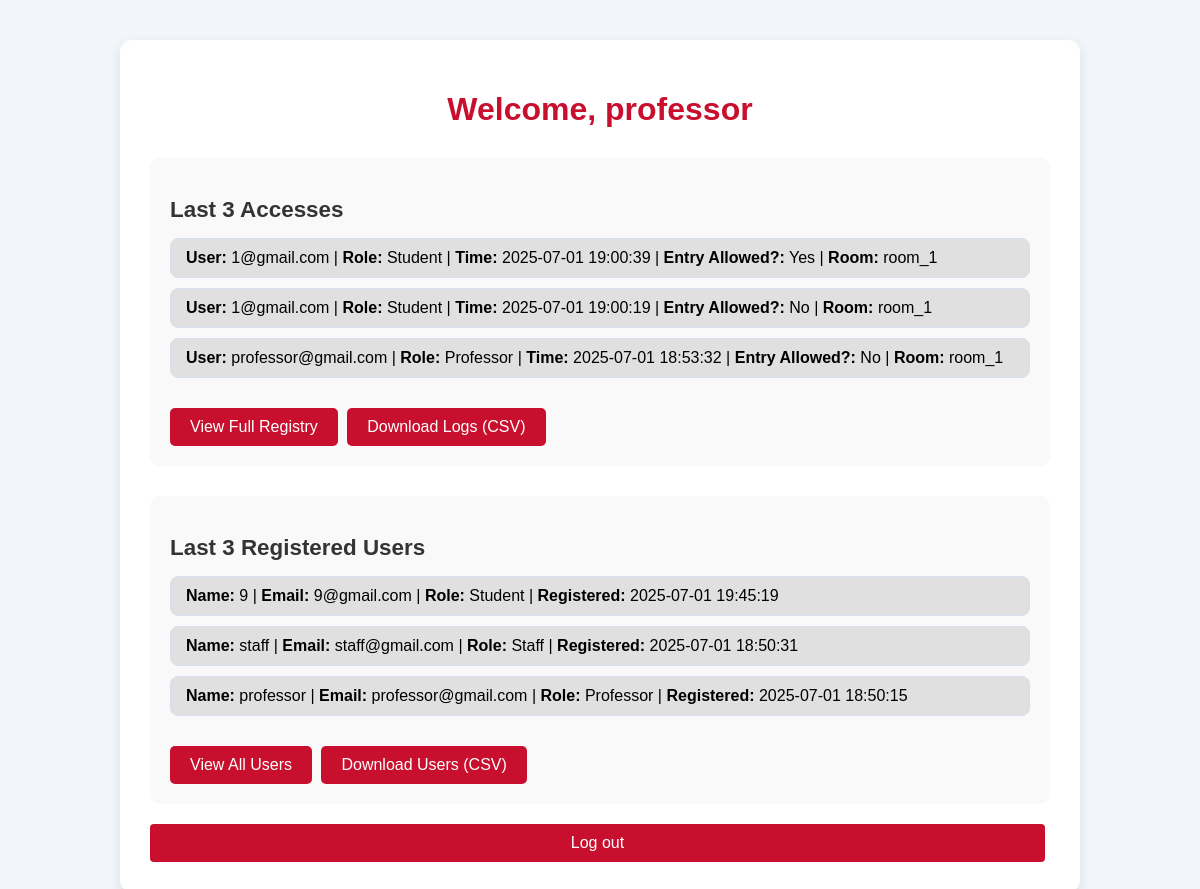
Page /administrator (signed in) on the committed database.
### tables this page shows
CREATE TABLE users (
            id TEXT PRIMARY KEY,
            name TEXT NOT NULL,
            email TEXT NOT NULL UNIQUE,
            password BLOB NOT NULL,
            role TEXT NOT NULL,
            qr_image BLOB NOT NULL,
            last_qr_time TEXT NOT NULL,
            registered_at TEXT NOT NULL
        );

CREATE TABLE logs (
            id INTEGER PRIMARY KEY AUTOINCREMENT,
            user_id TEXT NOT NULL,
            email TEXT,
            role TEXT,
            room TEXT NOT NULL,
            access_time TEXT NOT NULL,
            entry_allowed INTEGER NOT NULL,
            reason TEXT NOT NULL,
            FOREIGN KEY (user_id) REFERENCES users(id)
        );

### app.py (the view)
@app.route('/administrator')
def administrator():
    user_id = session.get('user_id')
    if not user_id:
        return redirect(url_for('login'))
    last_3_logs = get_last3_logs()
    last_3_users = get_last_3_users()
    conn = get_db_connection()
    user = conn.execute('SELECT name FROM users WHERE id = ?', (user_id,)).fetchone()
    conn.close()
    name = user['name'] if user else "Administrator"
    return render_template('administrator.html', name=name, last_3_logs=last_3_logs, last_3_users=last_3_users)

### app.py (called while the page is built)
def get_db_connection():
    conn = sqlite3.connect(DATABASE)
    conn.row_factory = sqlite3.Row
    return conn

def get_last3_logs():
    conn = get_db_connection()
    logs = conn.execute("SELECT * FROM logs ORDER BY access_time DESC LIMIT 3").fetchall()
    conn.close()
    return logs

def get_last_3_users():
    conn = get_db_connection()
    users = conn.execute('SELECT * FROM users ORDER BY registered_at DESC LIMIT 3').fetchall()
    conn.close()
    return users

### templates/administrator.html (shortened to what this page needs)
<!DOCTYPE html>
<html lang="en">
<head>
    <link rel="stylesheet" type="text/css" href="{{ url_for('static', filename='css/style.css') }}">
</head>
<body class ="admin-page">
    <div class="main-container">
        <h1 class="page-title">Welcome, {{ name }}</h1>
        <section class="card">
            <h2 class="section-title">Last 3 Accesses</h2>
            <ul class="log-list">
                {% for log in last_3_logs %}
                    <li class="log-entry">
                        <strong>User:</strong> {{ log.email }} |
                        <strong>Role:</strong> {{ log.role }} |
                        <strong>Time:</strong> {{ log.access_time }} |
                        <strong>Entry Allowed?:</strong> {{ 'Yes' if log.entry_allowed else 'No' }} |
                        <strong>Room:</strong> {{ log.room or 'N/A' }}
                    </li>
                {% endfor %}
            </ul>
            <a href="{{ url_for('full_logs') }}" class="button">View Full Registry</a>
            <a href="{{ url_for('download_logs') }}" class="button">Download Logs (CSV)</a>
        </section>
        <section class="card">
            <h2 class="section-title">Last 3 Registered Users</h2>
            <ul class="log-list">
                {% for user in last_3_users %}
                    <li class="log-entry">
                        <strong>Name:</strong> {{ user.name }} |
                        <strong>Email:</strong> {{ user.email }} |
                        <strong>Role:</strong> {{ user.role }} |
                        <strong>Registered:</strong> {{ user.registered_at }}
                    </li>
                {% endfor %}
            </ul>
            <a href="{{ url_for('full_users') }}" class="button">View All Users</a>
            <a href="{{ url_for('download_users') }}" class="button">Download Users (CSV)</a>
        </section>
        <a href="{{ url_for('logout') }}" class="button logout-button">Log out</a>
    </div>
</body>
</html>

### static/css/style.css (style rules this page uses)
body { font-family: sans-serif; background-color: #f2f6fa; margin: 0; padding: 0; }
.dashboard-page .logout-button, .admin-page .logout-button { display: block; text-align: center; margin-top: 20px; padding: 10px 20px; background-color: #C8102E; color: white; border-radius: 4px; text-decoration: none; transition: background-color 0.2s; }
.main-container { max-width: 900px; margin: 40px auto; padding: 30px; background-color: #ffffff; border-radius: 12px; box-shadow: 0 4px 12px rgba(0, 0, 0, 0.1); }
.page-title { text-align: center; margin-bottom: 30px; color: #C8102E; }
.section-title { margin-bottom: 15px; font-size: 1.4em; color: #333; }
.card { background-color: #f9f9f9; border-radius: 10px; padding: 20px; margin-top: 30px; }
.log-list { list-style-type: none; padding: 0; margin: 0; }
.log-entry { padding: 10px 15px; margin-bottom: 10px; background-color: #e0e0e0; border-radius: 8px; border: 1px solid #d6e0ef; }
.button { display: inline-block; padding: 10px 20px; margin: 10px 5px 0 0; background-color: #C8102E; color: white; text-decoration: none; font-weight: 500; border-radius: 6px; transition: background-color 0.3s ease; }
.button { display: inline-block; background-color: #C8102E; color: white; padding: 10px 20px; margin-top: 20px; text-decoration: none; border-radius: 5px; text-align: center; }

### rows in the picture
users: name "professor", email "professor@gmail.com", role "Professor", registered_at "2025-07-01 18:50:15"
logs: email "1@gmail.com", role "Student", access_time "2025-07-01 19:00:39", entry_allowed "Yes", room "room_1"
logs: email "1@gmail.com", role "Student", access_time "2025-07-01 19:00:19", entry_allowed "No", room "room_1"
logs: email "professor@gmail.com", role "Professor", access_time "2025-07-01 18:53:32", entry_allowed "No", room "room_1"
users: name "9", email "9@gmail.com", role "Student", registered_at "2025-07-01 19:45:19"
users: name "staff", email "staff@gmail.com", role "Staff", registered_at "2025-07-01 18:50:31"
